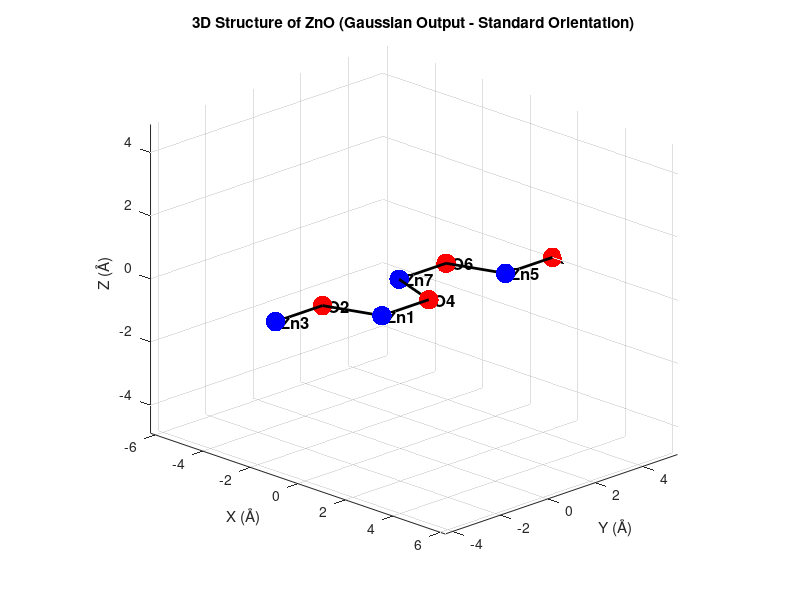

Source code (MATLAB):
clc; clear; close all;

% Standard orientation coordinates
coords = [
0.937994   -1.716799    0.000000
-0.937994  -2.346638    0.000000
-0.937994  -4.319653    0.000000
0.937994    0.256217    0.000000
0.937994    3.488910    0.000000
-0.937994   2.859071    0.000000
-0.937994   0.886056    0.000000
0.937994    5.461926    0.000000
];

% Atom labels
elem = {'Zn','O','Zn','O','Zn','O','Zn','O'};

% Colors for elements
colors = containers.Map({'Zn','O'}, {[0 0 1], [1 0 0]}); % Blue = Zn, Red = O

figure; hold on; grid on;

% Plot atoms
for i = 1:length(elem)
    scatter3(coords(i,1), coords(i,2), coords(i,3), 200, colors(elem{i}), 'filled');
    text(coords(i,1), coords(i,2), coords(i,3), sprintf(' %s%d', elem{i}, i), ...
        'FontSize',12,'FontWeight','bold','Color','k');
end

% Draw bonds based on realistic threshold
maxBond = 2.2; % Å (Zn–O bond length)
n = size(coords,1);

for i = 1:n
    for j = i+1:n
        d = norm(coords(i,:) - coords(j,:));
        if d < maxBond && ~strcmp(elem{i}, elem{j})   % FIXED LOGIC
            plot3([coords(i,1), coords(j,1)], ...
                  [coords(i,2), coords(j,2)], ...
                  [coords(i,3), coords(j,3)], ...
                  'k-', 'LineWidth', 2);
        end
    end
end

xlabel('X (Å)');
ylabel('Y (Å)');
zlabel('Z (Å)');
title('3D Structure of ZnO (Gaussian Output - Standard Orientation)');
axis equal;
view(45,20);
